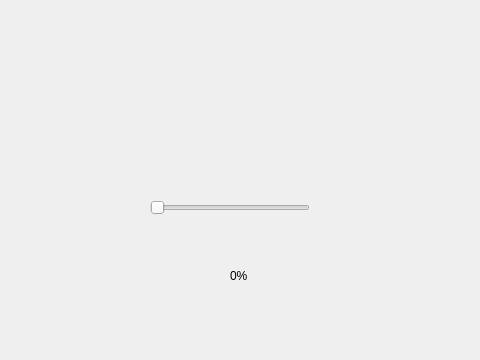
<?xml version="1.0" encoding="UTF-8"?>
<ui version="4.0">
 <class>SlideTo</class>
 <widget class="QWidget" name="SlideTo">
  <property name="geometry">
   <rect>
    <x>0</x>
    <y>0</y>
    <width>480</width>
    <height>360</height>
   </rect>
  </property>
  <property name="windowTitle">
   <string>Form</string>
  </property>
  <widget class="QLabel" name="Info1">
   <property name="geometry">
    <rect>
     <x>110</x>
     <y>40</y>
     <width>291</width>
     <height>91</height>
    </rect>
   </property>
   <property name="text">
    <string/>
   </property>
  </widget>
  <widget class="QSlider" name="Slider">
   <property name="geometry">
    <rect>
     <x>150</x>
     <y>200</y>
     <width>160</width>
     <height>16</height>
    </rect>
   </property>
   <property name="minimum">
    <number>0</number>
   </property>
   <property name="maximum">
    <number>100</number>
   </property>
   <property name="orientation">
    <enum>Qt::Horizontal</enum>
   </property>
  </widget>
  <widget class="QLabel" name="Percentage">
   <property name="geometry">
    <rect>
     <x>230</x>
     <y>250</y>
     <width>31</width>
     <height>51</height>
    </rect>
   </property>
   <property name="text">
    <string>0%</string>
   </property>
  </widget>
 </widget>
 <resources/>
 <connections/>
</ui>
